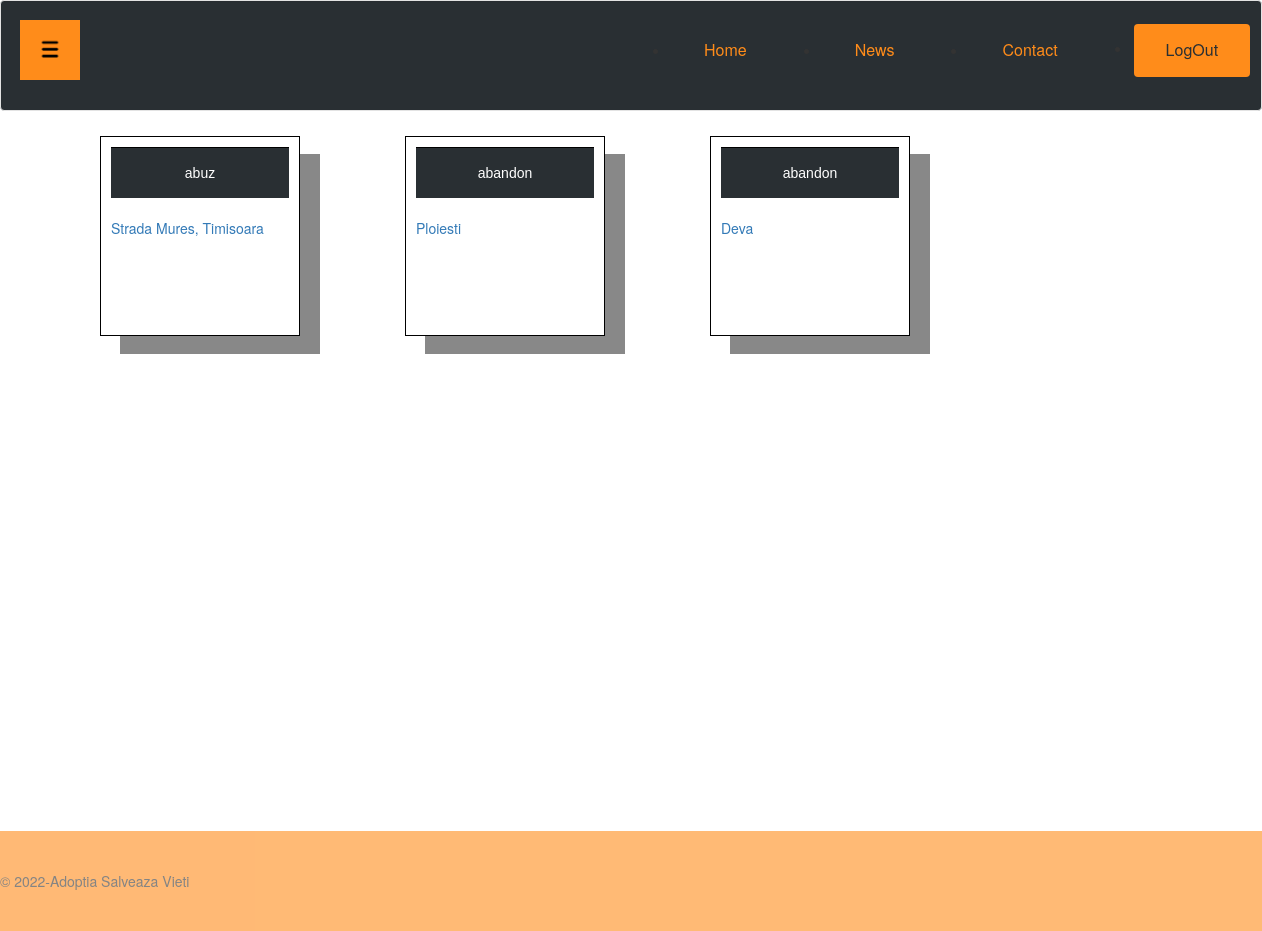
Before: /php/vizualizareSemnalari.php (signed in) with the older database file.
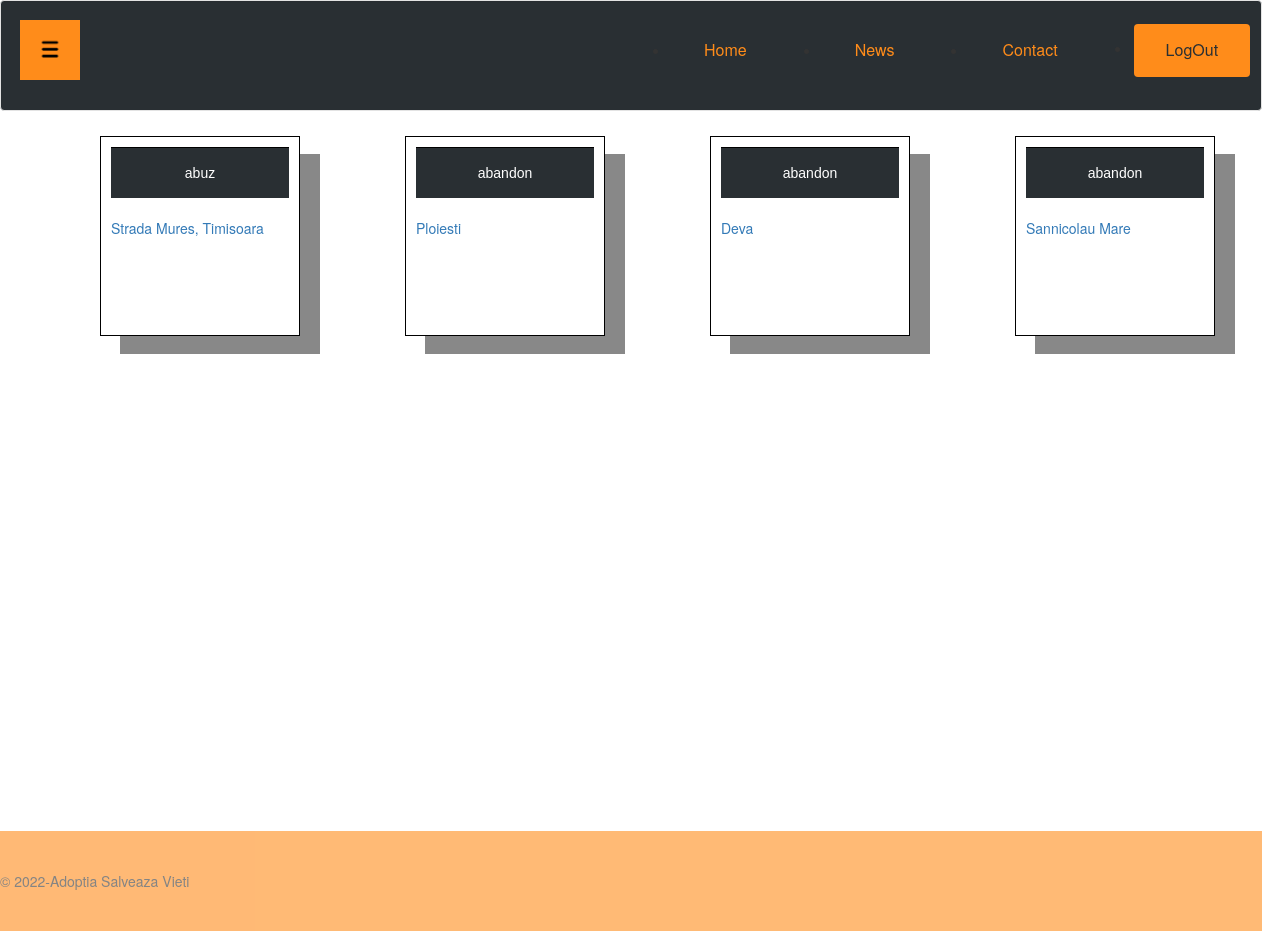
After: the same page with the newer database file.
### tables this page shows
CREATE TABLE `semnalari` (
  `id_semnalare` varchar(255) NOT NULL,
  `id_utilizator` varchar(255) NOT NULL,
  `tip_semnalare` varchar(255) NOT NULL,
  `locatie` varchar(255) NOT NULL,
  `descriere` text NOT NULL,
  `tip_animal` varchar(255) NOT NULL
);

### php/vizualizareSemnalari.php (the view, shortened to what this page needs)
<?php
if(!isset($_SESSION['id_administrator'])) {
    include("../include/inHeaderUser.php");
}
else{
    include("../include/inHeaderAdmin.php");
    $session_id = $_SESSION["id_administrator"];
    $author = "admin";
}
echo "<link rel='stylesheet' type='text/css' href='../css/admin.css'>";
global $conn;
$check_semnalari = $conn->prepare("select * from semnalari");
$check_semnalari->execute();
echo "<div class=content>";
while($semnalare = $check_semnalari->fetch())
{
    echo "<div class='gallery'>
                <a href='vizualizareSemnalare.php?id_semnalare=" . $semnalare["id_semnalare"] . "'>
                <div class='desc'> " . $semnalare["tip_semnalare"] . " </div><br>
                    <p> " . $semnalare["locatie"] . "</p></div></a>";
}
echo "</div>";
include("../include/footer.php");
?>

Changed rows visible on the page:
added semnalari: tip_semnalare "abandon", locatie "Sannicolau Mare"
